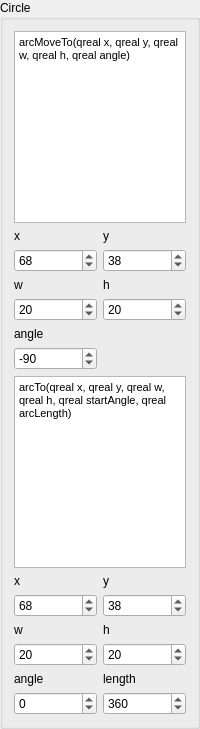
                  <widget class="QGroupBox" name="groupBox_7">
                   <property name="maximumSize">
                    <size>
                     <width>200</width>
                     <height>16777215</height>
                    </size>
                   </property>
                   <property name="title">
                    <string>Circle</string>
                   </property>
                   <layout class="QGridLayout" name="gridLayout_23">
                    <item row="1" column="1">
                     <widget class="QLabel" name="label_26">
                      <property name="text">
                       <string>y</string>
                      </property>
                     </widget>
                    </item>
                    <item row="2" column="0">
                     <widget class="QDoubleSpinBox" name="doubleSpinBox_c_x">
                      <property name="decimals">
                       <number>0</number>
                      </property>
                      <property name="minimum">
                       <double>-500.000000000000000</double>
                      </property>
                      <property name="maximum">
                       <double>500.000000000000000</double>
                      </property>
                      <property name="value">
                       <double>68.000000000000000</double>
                      </property>
                     </widget>
                    </item>
                    <item row="2" column="1">
                     <widget class="QDoubleSpinBox" name="doubleSpinBox_c_y">
                      <property name="decimals">
                       <number>0</number>
                      </property>
                      <property name="minimum">
                       <double>-500.000000000000000</double>
                      </property>
                      <property name="maximum">
                       <double>500.000000000000000</double>
                      </property>
                      <property name="value">
                       <double>38.000000000000000</double>
                      </property>
                     </widget>
                    </item>
                    <item row="1" column="0">
                     <widget class="QLabel" name="label_25">
                      <property name="text">
                       <string>x</string>
                      </property>
                     </widget>
                    </item>
                    <item row="8" column="1">
                     <widget class="QLabel" name="label_32">
                      <property name="text">
                       <string>y</string>
                      </property>
                     </widget>
                    </item>
                    <item row="9" column="1">
                     <widget class="QDoubleSpinBox" name="doubleSpinBox_c2y">
                      <property name="decimals">
                       <number>0</number>
                      </property>
                      <property name="minimum">
                       <double>-500.000000000000000</double>
                      </property>
                      <property name="maximum">
                       <double>500.000000000000000</double>
                      </property>
                      <property name="value">
                       <double>38.000000000000000</double>
                      </property>
                     </widget>
                    </item>
                    <item row="8" column="0">
                     <widget class="QLabel" name="label_31">
                      <property name="text">
                       <string>x</string>
                      </property>
                     </widget>
                    </item>
                    <item row="9" column="0">
                     <widget class="QDoubleSpinBox" name="doubleSpinBox_c2x">
                      <property name="decimals">
                       <number>0</number>
                      </property>
                      <property name="minimum">
                       <double>-500.000000000000000</double>
                      </property>
                      <property name="maximum">
                       <double>500.000000000000000</double>
                      </property>
                      <property name="value">
                       <double>68.000000000000000</double>
                      </property>
                     </widget>
                    </item>
                    <item row="10" column="1">
                     <widget class="QLabel" name="label_34">
                      <property name="text">
                       <string>h</string>
                      </property>
                     </widget>
                    </item>
                    <item row="12" column="0">
                     <widget class="QLabel" name="label_35">
                      <property name="text">
                       <string>angle</string>
                      </property>
                     </widget>
                    </item>
                    <item row="11" column="0">
                     <widget class="QDoubleSpinBox" name="doubleSpinBox_c2w">
                      <property name="decimals">
                       <number>0</number>
                      </property>
                      <property name="minimum">
                       <double>-500.000000000000000</double>
                      </property>
                      <property name="maximum">
                       <double>500.000000000000000</double>
                      </property>
                      <property name="value">
                       <double>20.000000000000000</double>
                      </property>
                     </widget>
                    </item>
                    <item row="13" column="0">
                     <widget class="QDoubleSpinBox" name="doubleSpinBox_c2a">
                      <property name="decimals">
                       <number>0</number>
                      </property>
                      <property name="minimum">
                       <double>-500.000000000000000</double>
                      </property>
                      <property name="maximum">
                       <double>500.000000000000000</double>
                      </property>
                     </widget>
                    </item>
                    <item row="6" column="0">
                     <widget class="QDoubleSpinBox" name="doubleSpinBox_c_a">
                      <property name="decimals">
                       <number>0</number>
                      </property>
                      <property name="minimum">
                       <double>-500.000000000000000</double>
                      </property>
                      <property name="maximum">
                       <double>500.000000000000000</double>
                      </property>
                      <property name="value">
                       <double>-90.000000000000000</double>
                      </property>
                     </widget>
                    </item>
                    <item row="12" column="1">
                     <widget class="QLabel" name="label_36">
                      <property name="text">
                       <string>length</string>
                      </property>
                     </widget>
                    </item>
                    <item row="13" column="1">
                     <widget class="QDoubleSpinBox" name="doubleSpinBox_c2l">
                      <property name="decimals">
                       <number>0</number>
                      </property>
                      <property name="minimum">
                       <double>-500.000000000000000</double>
                      </property>
                      <property name="maximum">
                       <double>500.000000000000000</double>
                      </property>
                      <property name="value">
                       <double>360.000000000000000</double>
                      </property>
                     </widget>
                    </item>
                    <item row="4" column="0">
                     <widget class="QDoubleSpinBox" name="doubleSpinBox_c_w">
                      <property name="decimals">
                       <number>0</number>
                      </property>
                      <property name="minimum">
                       <double>-500.000000000000000</double>
                      </property>
                      <property name="maximum">
                       <double>500.000000000000000</double>
                      </property>
                      <property name="value">
                       <double>20.000000000000000</double>
                      </property>
                     </widget>
                    </item>
                    <item row="3" column="0">
                     <widget class="QLabel" name="label_27">
                      <property name="text">
                       <string>w</string>
                      </property>
                     </widget>
                    </item>
                    <item row="10" column="0">
                     <widget class="QLabel" name="label_33">
                      <property name="text">
                       <string>w</string>
                      </property>
                     </widget>
                    </item>
                    <item row="4" column="1">
                     <widget class="QDoubleSpinBox" name="doubleSpinBox_c_h">
                      <property name="decimals">
                       <number>0</number>
                      </property>
                      <property name="minimum">
                       <double>-500.000000000000000</double>
                      </property>
                      <property name="maximum">
                       <double>500.000000000000000</double>
                      </property>
                      <property name="value">
                       <double>20.000000000000000</double>
                      </property>
                     </widget>
                    </item>
                    <item row="3" column="1">
                     <widget class="QLabel" name="label_28">
                      <property name="text">
                       <string>h</string>
                      </property>
                     </widget>
                    </item>
                    <item row="11" column="1">
                     <widget class="QDoubleSpinBox" name="doubleSpinBox_c2h">
                      <property name="decimals">
                       <number>0</number>
                      </property>
                      <property name="minimum">
                       <double>-500.000000000000000</double>
                      </property>
                      <property name="maximum">
                       <double>500.000000000000000</double>
                      </property>
                      <property name="value">
                       <double>20.000000000000000</double>
                      </property>
                     </widget>
                    </item>
                    <item row="5" column="0">
                     <widget class="QLabel" name="label_29">
                      <property name="text">
                       <string>angle</string>
                      </property>
                     </widget>
                    </item>
                    <item row="7" column="0" colspan="2">
                     <widget class="QTextEdit" name="textEdit_4">
                      <property name="html">
                       <string>&lt;!DOCTYPE HTML PUBLIC &quot;-//W3C//DTD HTML 4.0//EN&quot; &quot;http://www.w3.org/TR/REC-html40/strict.dtd&quot;&gt;
&lt;html&gt;&lt;head&gt;&lt;meta name=&quot;qrichtext&quot; content=&quot;1&quot; /&gt;&lt;style type=&quot;text/css&quot;&gt;
p, li { white-space: pre-wrap; }
&lt;/style&gt;&lt;/head&gt;&lt;body style=&quot; font-family:'MS Shell Dlg 2'; font-size:7.8pt; font-weight:400; font-style:normal;&quot;&gt;
&lt;p style=&quot; margin-top:0px; margin-bottom:0px; margin-left:0px; margin-right:0px; -qt-block-indent:0; text-indent:0px;&quot;&gt;&lt;span style=&quot; font-size:8.25pt;&quot;&gt;arcTo(qreal x, qreal y, qreal w, qreal h, qreal startAngle, qreal arcLength)&lt;/span&gt;&lt;/p&gt;&lt;/body&gt;&lt;/html&gt;</string>
                      </property>
                     </widget>
                    </item>
                    <item row="0" column="0" colspan="2">
                     <widget class="QTextEdit" name="textEdit_3">
                      <property name="html">
                       <string>&lt;!DOCTYPE HTML PUBLIC &quot;-//W3C//DTD HTML 4.0//EN&quot; &quot;http://www.w3.org/TR/REC-html40/strict.dtd&quot;&gt;
&lt;html&gt;&lt;head&gt;&lt;meta name=&quot;qrichtext&quot; content=&quot;1&quot; /&gt;&lt;style type=&quot;text/css&quot;&gt;
p, li { white-space: pre-wrap; }
&lt;/style&gt;&lt;/head&gt;&lt;body style=&quot; font-family:'MS Shell Dlg 2'; font-size:7.8pt; font-weight:400; font-style:normal;&quot;&gt;
&lt;p style=&quot; margin-top:0px; margin-bottom:0px; margin-left:0px; margin-right:0px; -qt-block-indent:0; text-indent:0px;&quot;&gt;&lt;span style=&quot; font-size:8.25pt;&quot;&gt;arcMoveTo(qreal x, qreal y, qreal w, qreal h, qreal angle)&lt;/span&gt;&lt;/p&gt;&lt;/body&gt;&lt;/html&gt;</string>
                      </property>
                     </widget>
                    </item>
                   </layout>
                  </widget>
